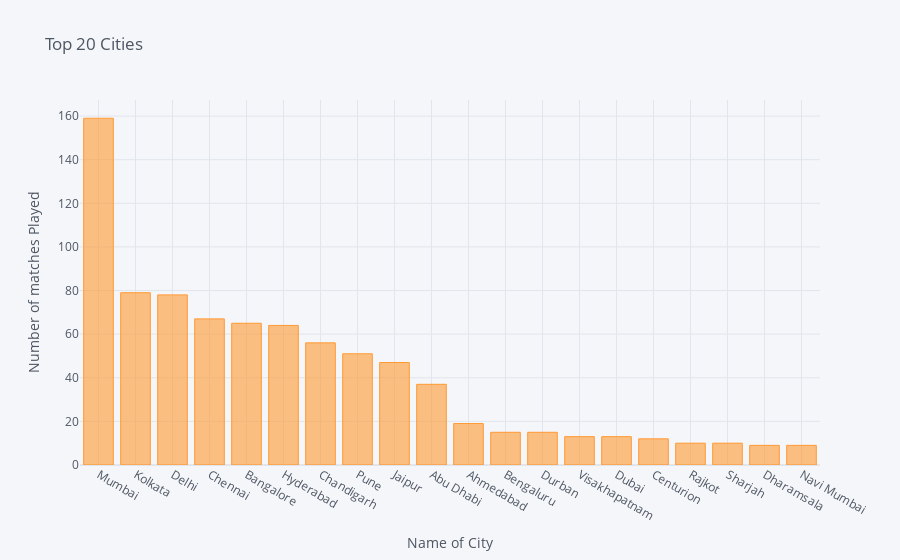

Notebook code for this chart:
### Code cell
city_20.iplot(
    kind = 'bar',
    xTitle = 'Name of City',
    yTitle = 'Number of matches Played',
    title = 'Top 20 Cities'
    
)

### Figure 1 — Plotly figure (JSON) as saved in the notebook; plotly's stock layout.template omitted (floating-point values rounded to 4 significant figures)
{"data": [{"marker": {"color": "rgba(255, 153, 51, 0.6)", "line": {"color": "rgba(255, 153, 51, 1.0)", "width": 1}}, "name": "count", "orientation": "v", "text": "", "type": "bar", "x": ["Mumbai", "Kolkata", "Delhi", "Chennai", "Bangalore", "Hyderabad", "Chandigarh", "Pune", "Jaipur", "Abu Dhabi", "Ahmedabad", "Bengaluru", "Durban", "Visakhapatnam", "Dubai", "Centurion", "Rajkot", "Sharjah", "Dharamsala", "Navi Mumbai"], "y": [159, 79, 78, 67, 65, 64, 56, 51, 47, 37, 19, 15, 15, 13, 13, 12, 10, 10, 9, 9]}], "layout": {"legend": {"bgcolor": "#F5F6F9", "font": {"color": "#4D5663"}}, "paper_bgcolor": "#F5F6F9", "plot_bgcolor": "#F5F6F9", "title": {"font": {"color": "#4D5663"}, "text": "Top 20 Cities"}, "xaxis": {"gridcolor": "#E1E5ED", "showgrid": true, "tickfont": {"color": "#4D5663"}, "title": {"font": {"color": "#4D5663"}, "text": "Name of City"}, "zerolinecolor": "#E1E5ED"}, "yaxis": {"gridcolor": "#E1E5ED", "showgrid": true, "tickfont": {"color": "#4D5663"}, "title": {"font": {"color": "#4D5663"}, "text": "Number of matches Played"}, "zerolinecolor": "#E1E5ED"}}}
